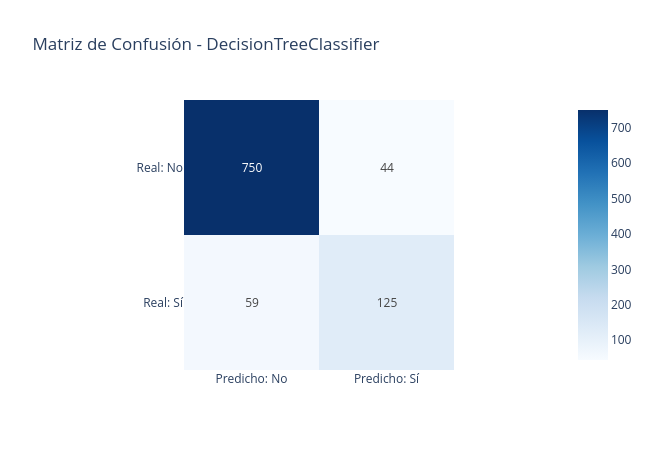
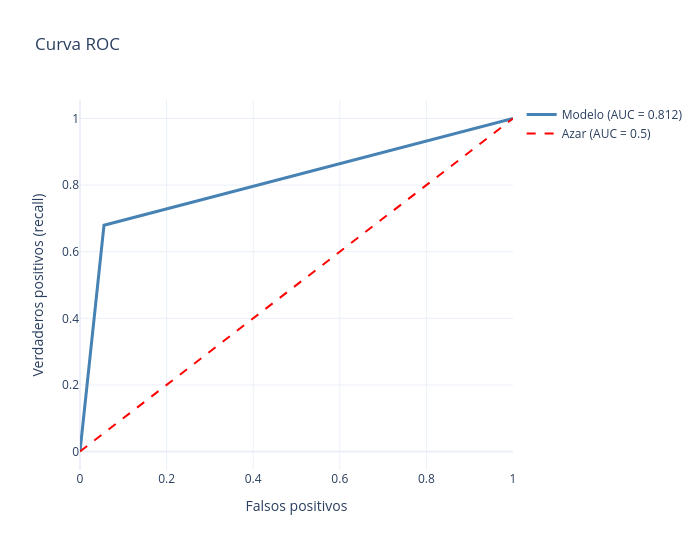

The notebook cell saved with these charts, in order:
### Code cell
# Reporte, matriz de confusión y curva ROC
reporte(arbol_full, sel_tree)

### Figure 1 — Plotly figure (JSON) as saved in the notebook; plotly's stock layout.template omitted (floating-point values rounded to 4 significant figures)
{"data": [{"coloraxis": "coloraxis", "hovertemplate": "x: %{x}<br>y: %{y}<br>color: %{z}<extra></extra>", "name": "0", "texttemplate": "%{z}", "type": "heatmap", "x": ["Predicho: No", "Predicho: Sí"], "xaxis": "x", "y": ["Real: No", "Real: Sí"], "yaxis": "y", "z": [[750, 44], [59, 125]]}], "layout": {"coloraxis": {"autocolorscale": false, "colorscale": [[0, "rgb(247,251,255)"], [0.125, "rgb(222,235,247)"], [0.25, "rgb(198,219,239)"], [0.375, "rgb(158,202,225)"], [0.5, "rgb(107,174,214)"], [0.625, "rgb(66,146,198)"], [0.75, "rgb(33,113,181)"], [0.875, "rgb(8,81,156)"], [1, "rgb(8,48,107)"]]}, "height": 450, "title": {"text": "Matriz de Confusión - DecisionTreeClassifier"}, "width": 650, "xaxis": {"anchor": "y", "constrain": "domain", "domain": [0, 1], "scaleanchor": "y"}, "yaxis": {"anchor": "x", "autorange": "reversed", "constrain": "domain", "domain": [0, 1]}}}

### Figure 2 — Plotly figure (JSON) as saved in the notebook; plotly's stock layout.template omitted (floating-point values rounded to 4 significant figures)
{"data": [{"line": {"color": "steelblue", "width": 3}, "mode": "lines", "name": "Modelo (AUC = 0.812)", "type": "scatter", "x": [0.0, 0.05542, 1.0], "y": [0.0, 0.6793, 1.0]}, {"line": {"color": "red", "dash": "dash"}, "mode": "lines", "name": "Azar (AUC = 0.5)", "type": "scatter", "x": [0, 1], "y": [0, 1]}], "layout": {"height": 550, "title": {"text": "Curva ROC"}, "width": 700, "xaxis": {"title": {"text": "Falsos positivos"}}, "yaxis": {"title": {"text": "Verdaderos positivos (recall)"}}}}
